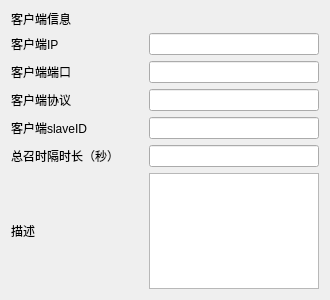
<?xml version="1.0" encoding="UTF-8"?>
<ui version="4.0">
 <class>Client_Info_Form</class>
 <widget class="QDialog" name="Client_Info_Form">
  <property name="geometry">
   <rect>
    <x>0</x>
    <y>0</y>
    <width>330</width>
    <height>300</height>
   </rect>
  </property>
  <property name="maximumSize">
   <size>
    <width>16777215</width>
    <height>300</height>
   </size>
  </property>
  <property name="windowTitle">
   <string>Dialog</string>
  </property>
  <layout class="QGridLayout" name="gridLayout">
   <item row="0" column="0">
    <layout class="QVBoxLayout" name="verticalLayout">
     <item>
      <widget class="QLabel" name="lab_Client_Property">
       <property name="maximumSize">
        <size>
         <width>16777215</width>
         <height>16</height>
        </size>
       </property>
       <property name="text">
        <string>客户端信息</string>
       </property>
      </widget>
     </item>
     <item>
      <layout class="QHBoxLayout" name="horizontalLayout_3">
       <item>
        <widget class="QLabel" name="client_ip">
         <property name="text">
          <string>客户端IP</string>
         </property>
        </widget>
       </item>
       <item>
        <widget class="QLineEdit" name="lineEdit_client_ip">
         <property name="maximumSize">
          <size>
           <width>170</width>
           <height>16777215</height>
          </size>
         </property>
        </widget>
       </item>
      </layout>
     </item>
     <item>
      <layout class="QHBoxLayout" name="horizontalLayout_4">
       <item>
        <widget class="QLabel" name="client_port">
         <property name="text">
          <string>客户端端口</string>
         </property>
        </widget>
       </item>
       <item>
        <widget class="QLineEdit" name="lineEdit_client_port">
         <property name="maximumSize">
          <size>
           <width>170</width>
           <height>16777215</height>
          </size>
         </property>
        </widget>
       </item>
      </layout>
     </item>
     <item>
      <layout class="QHBoxLayout" name="horizontalLayout_5">
       <item>
        <widget class="QLabel" name="client_pro">
         <property name="text">
          <string>客户端协议</string>
         </property>
        </widget>
       </item>
       <item>
        <widget class="QLineEdit" name="lineEdit_client_pro">
         <property name="maximumSize">
          <size>
           <width>170</width>
           <height>16777215</height>
          </size>
         </property>
        </widget>
       </item>
      </layout>
     </item>
     <item>
      <layout class="QHBoxLayout" name="horizontalLayout_6">
       <item>
        <widget class="QLabel" name="client_slaveID">
         <property name="text">
          <string>客户端slaveID</string>
         </property>
        </widget>
       </item>
       <item>
        <widget class="QLineEdit" name="lineEdit_client_slaveID">
         <property name="maximumSize">
          <size>
           <width>170</width>
           <height>16777215</height>
          </size>
         </property>
        </widget>
       </item>
      </layout>
     </item>
     <item>
      <layout class="QHBoxLayout" name="horizontalLayout_7">
       <item>
        <widget class="QLabel" name="client_gct">
         <property name="text">
          <string>总召时隔时长（秒）</string>
         </property>
        </widget>
       </item>
       <item>
        <widget class="QLineEdit" name="lineEdit_client_gct">
         <property name="maximumSize">
          <size>
           <width>170</width>
           <height>16777215</height>
          </size>
         </property>
        </widget>
       </item>
      </layout>
     </item>
     <item>
      <layout class="QHBoxLayout" name="horizontalLayout">
       <item>
        <widget class="QLabel" name="client_des">
         <property name="text">
          <string>描述</string>
         </property>
        </widget>
       </item>
       <item>
        <widget class="QTextEdit" name="textEdit_client_des">
         <property name="maximumSize">
          <size>
           <width>170</width>
           <height>16777215</height>
          </size>
         </property>
        </widget>
       </item>
      </layout>
     </item>
    </layout>
   </item>
  </layout>
 </widget>
 <resources/>
 <connections/>
</ui>
